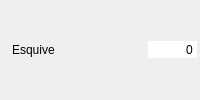
       <widget class="QWidget" name="widget_esquive" native="true">
        <property name="minimumSize">
         <size>
          <width>200</width>
          <height>26</height>
         </size>
        </property>
        <layout class="QHBoxLayout" name="horizontalLayout_7">
         <property name="spacing">
          <number>2</number>
         </property>
         <property name="leftMargin">
          <number>3</number>
         </property>
         <property name="topMargin">
          <number>3</number>
         </property>
         <property name="rightMargin">
          <number>3</number>
         </property>
         <property name="bottomMargin">
          <number>3</number>
         </property>
         <item>
          <widget class="QLabel" name="label_13">
           <property name="text">
            <string/>
           </property>
           <property name="pixmap">
            <pixmap resource="../../resources/resources.qrc">:/images/Aptitudes/esquive.png</pixmap>
           </property>
          </widget>
         </item>
         <item>
          <widget class="QLabel" name="label_esquive">
           <property name="text">
            <string>Esquive</string>
           </property>
          </widget>
         </item>
         <item>
          <spacer name="horizontalSpacer_8">
           <property name="orientation">
            <enum>Qt::Horizontal</enum>
           </property>
           <property name="sizeHint" stdset="0">
            <size>
             <width>37</width>
             <height>12</height>
            </size>
           </property>
          </spacer>
         </item>
         <item>
          <widget class="QSpinBox" name="sp_esquive">
           <property name="focusPolicy">
            <enum>Qt::NoFocus</enum>
           </property>
           <property name="autoFillBackground">
            <bool>true</bool>
           </property>
           <property name="frame">
            <bool>false</bool>
           </property>
           <property name="alignment">
            <set>Qt::AlignRight|Qt::AlignTrailing|Qt::AlignVCenter</set>
           </property>
           <property name="buttonSymbols">
            <enum>QAbstractSpinBox::NoButtons</enum>
           </property>
           <property name="suffix">
            <string/>
           </property>
           <property name="minimum">
            <number>-999999</number>
           </property>
           <property name="maximum">
            <number>9999999</number>
           </property>
           <property name="stepType">
            <enum>QAbstractSpinBox::DefaultStepType</enum>
           </property>
          </widget>
         </item>
        </layout>
       </widget>
